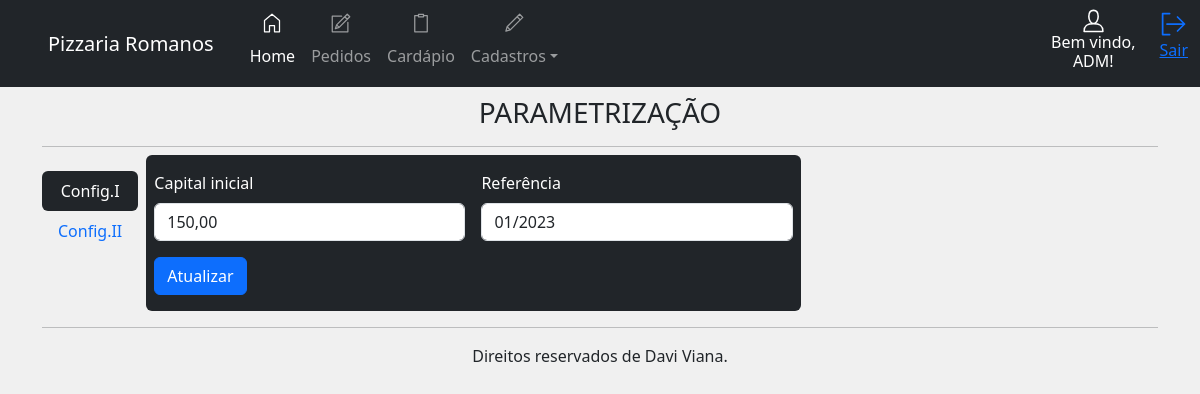
The app's page /painel/cad/config (signed in), older data.
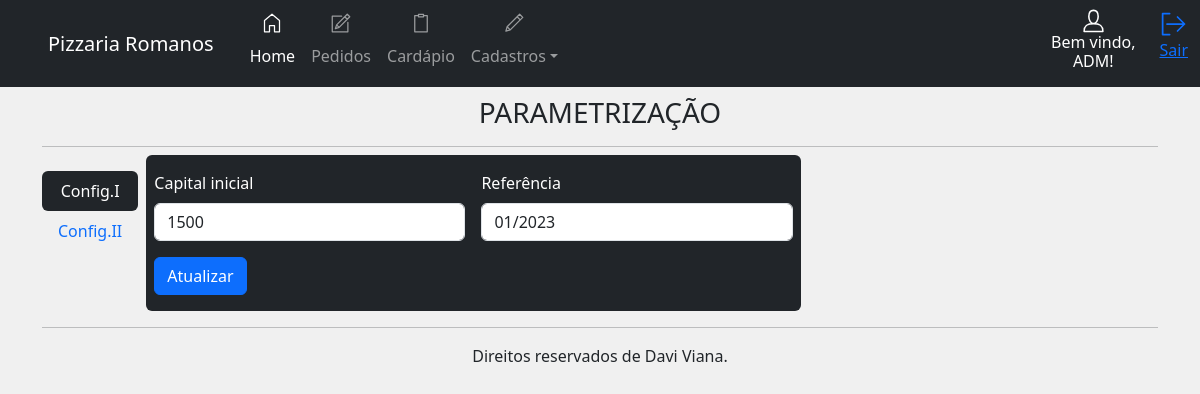
The same page, newer data.
### app/__init__.py (models this page shows, shortened)
class cadempresa(UserMixin, db.Model):
    id = db.Column(db.Integer, primary_key=True, autoincrement=True)
    company_name = db.Column(db.String(100))
    corporate_name = db.Column(db.String(100))
    address = db.Column(db.String(100))
    district = db.Column(db.String(200))
    city = db.Column(db.String(200))
    cep = db.Column(db.String(50))
    email = db.Column(db.String(50))
    tel = db.Column(db.String(50))
    cnpj = db.Column(db.String(50))
    dt_create = db.Column(db.DATETIME)

class users(UserMixin, db.Model):
    id = db.Column(db.Integer, primary_key=True, autoincrement=True)
    user = db.Column(db.String(10))
    name = db.Column(db.String(50))
    email = db.Column(db.String(100))
    password = db.Column(db.String(200))
    dt_create = db.Column(db.DATETIME)
    situation = db.Column(db.String(50))

class controle(UserMixin, db.Model):
    id = db.Column(db.Integer, primary_key=True, autoincrement=True)
    debito = db.Column(db.String(50))
    dt_ref = db.Column(db.String(50))

### app/cad.py (the view, shortened to what this page needs)
@bp.route('/config', methods=['POST', 'GET'])
@login_required
def config():
    config1 = controle.query.filter_by(id=1).first()
    menu_panel = panel.load_menu()
    return render_template('panel/config.html', config1=config1, menu_panel=menu_panel)

### app/__init__.py (called while the page is built)
@login_manager.user_loader
def get(user):
    return users.query.get(user)

def load_menu():
    empresa = cadempresa.query.filter_by(id=1).first()
    if empresa is None:
        company_name = 'NOME EMPRESA'
    else:
        company_name = empresa.company_name
    username = current_user.name
    return username, company_name

### app/templates/panel/config.html (shortened to what this page needs)
{% extends 'panel/home.html' %}
{% block panel %}
<br>
<h3 style="text-align: center;">PARAMETRIZAÇÃO</h3>
<hr>
<div class="d-flex align-items-start pt-2">
    <div class="nav flex-column nav-pills me-3" id="v-pills-tab" role="tablist" aria-orientation="vertical">
        <button class="nav-link active" id="v-pills-home-tab" data-bs-toggle="pill" data-bs-target="#v-pills-home"
            type="button" role="tab" aria-controls="v-pills-home" aria-selected="true">Config.I</button>
         <button class="nav-link" id="v-pills-profile-tab" data-bs-toggle="pill" data-bs-target="#v-pills-profile"
            type="button" role="tab" aria-controls="v-pills-profile" aria-selected="false">Config.II</button>
    </div>
    <div class="tab-content" id="v-pills-tabContent">
        <div class="tab-pane fade show active" id="v-pills-home" role="tabpanel" aria-labelledby="v-pills-home-tab"
            tabindex="0">
            <form class="row g-3 text-bg-dark pb-3 rounded" action="{{url_for('cad.config')}}" method="POST">
                <div class="col-md-6">
                    <label for="debito" class="form-label">Capital inicial</label>
                    <input type="text" class="form-control" id="debito" name="debito" value="{{ config1.debito }}" required>
                </div>
                <div class="col-md-6">
                    <label for="dt_ref" class="form-label">Referência</label>
                    <input type="text" class="form-control" id="dt_ref" name="dt_ref" value="{{ config1.dt_ref }}" required>
                </div>
                <div class="col-12">
                    <button type="submit" class="btn btn-primary">Atualizar</button>
                </div>
            </form>
        </div>
    </div>
</div>
{% endblock %}

### app/templates/panel/home.html (shortened to what this page needs)
{% extends 'layout.html' %}
{% block content %}
<header>
    <nav class="navbar navbar-expand-lg navbar-dark bg-dark fixed-top">
        <a class="navbar-brand ps-5 text-center">{{ menu_panel[1] }}</a>
        <div class="container">
            <div class="collapse navbar-collapse" id="navbarSupportedContent">
                <ul class="navbar-nav me-auto">
                    <li class="nav-item">
                        <a class="nav-link active " aria-current="page" href="{{url_for('panel.home')}}"><svg
                                id="i-home" xmlns="http://www.w3.org/2000/svg" viewBox="0 0 32 32" width="40"
                                height="20" fill="none" stroke="currentcolor" stroke-linecap="round"
                                stroke-linejoin="round" stroke-width="2"
                                class="position-relative top-0 start-50 translate-middle">
                                <path d="M12 20 L12 30 4 30 4 12 16 2 28 12 28 30 20 30 20 20 Z" />
                            </svg> <br>Home</a>
                    </li>
                    <li class="nav-item">
                        <a class="nav-link" href="{{url_for('panel.pedidos_')}}">  <br>Pedidos</a>
                    </li>
                    <li class="nav-item">
                        <a class="nav-link" href="{{url_for('panel.cardapio')}}">  <br>Cardápio</a>
                    </li>
                    <li class="nav-item dropdown">
                        <a class="nav-link dropdown-toggle" href="#" id="navbarDropdown" role="button"
                            data-bs-toggle="dropdown" aria-expanded="false">  <br>Cadastros</a>
                    </li>
                </ul>
                <div class="d-flex flex-column align-items-center text-bg-dark me-4">
                    <h6 class="text-center">Bem vindo,<br> {{ menu_panel[0] }}!</h6>
                </div>
                <a href="{{url_for('auth.logout')}}" role="button" title="Sair"><svg id="i-signout"
                        xmlns="http://www.w3.org/2000/svg" viewBox="0 0 32 32" width="28" height="28" fill="none"
                        stroke="currentcolor" stroke-linecap="round" stroke-linejoin="round" stroke-width="2">
                        <path d="M28 16 L8 16 M20 8 L28 16 20 24 M11 28 L3 28 3 4 11 4" />
                    </svg>
                    <p>Sair</p>
                </a>
            </div>
        </div>
    </nav>
</header>
<main class="container pt-5 mt-4">
    {% block panel %}{% endblock %}
    <hr>
</main>
<footer class="container pb-3" style="text-align: center;">
    Direitos reservados de Davi Viana.
</footer>
{% endblock %}

### app/templates/layout.html (shortened to what this page needs)
<!DOCTYPE html>
<html lang="en">
<head>
    <link href="https://cdn.jsdelivr.net/npm/bootstrap@5.3.0-alpha1/dist/css/bootstrap.min.css" rel="stylesheet"
>
    <link rel="stylesheet" href="{{ url_for('static', filename='/css/style.css') }}">
</head>
<body style="background-color: rgb(240, 240, 240);">
    {% block content %}{% endblock %}
</body>
</html>

### app/static/css/style.css (style rules this page uses)
.text-center { text-align: center; }
.nav-pills .nav-link.active, .nav-pills .show>.nav-link { background-color: RGBA(33,37,41,var(--bs-bg-opacity,1))!important; color: #fff!important; }

Row changes from the older to the newer data that the page shows:
changed controle: debito "150,00" → "1500"
